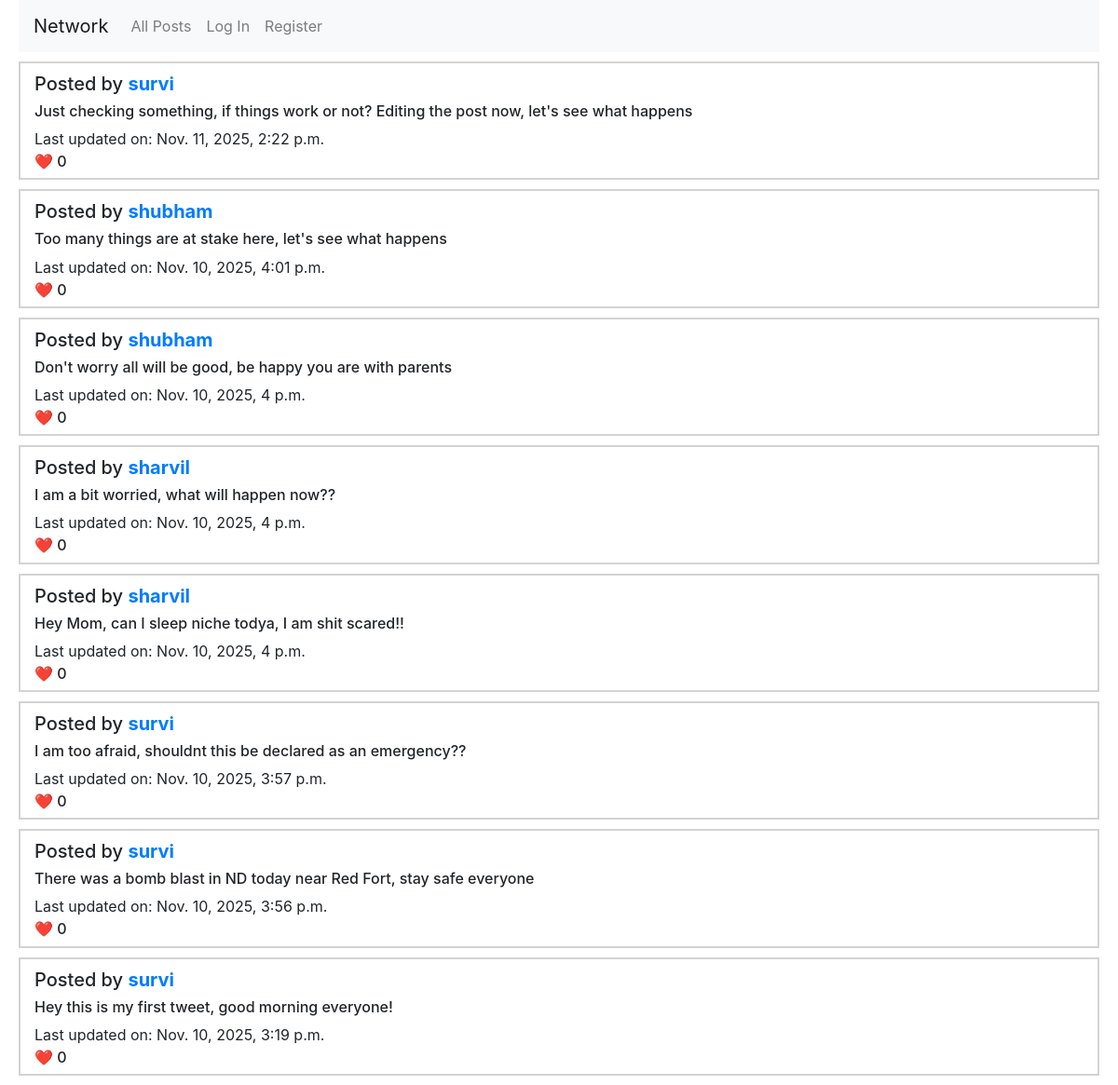
The page / on the database its author committed.
### network/models.py (models this page shows)
class Post(models.Model):
    posted_by = models.ForeignKey(User, on_delete=models.CASCADE, related_name="poster") ##relates to the user table/object
    post_details = models.TextField() ##textfield for inlmiited length
    created_at = models.DateTimeField(auto_now_add=True)  # Set once
    updated_at = models.DateTimeField(auto_now=True)      # Updates every save
    is_edited = models.BooleanField(default=False)
    def __str__(self):
        return f"Post made by {self.posted_by} on {self.created_at} and it says {self.post_details}"

class User(AbstractUser):
    pass

### network/views.py (the view)
# urls.py: path("", views.index, name="index"),
def index(request):
    all_Posts = Post.objects.all().order_by('-updated_at')
    print(all_Posts)
    return render(request, "network/index.html", {
        "posts": all_Posts
    })

### network/templates/network/index.html (shortened to what this page needs)
{% extends "network/layout.html" %}
{% block body %}
    {% if posts %}
        {% for post in posts %}
            <div class = "individualPost">
                <h5>Posted by <strong> <a id = "userProfile" href = "{% url 'profilePage' post.posted_by.username %}">{{ post.posted_by.username }} </a></strong></h5>
                <h6 class = "actualPostDetails"> {{ post.post_details }}</h6>
                <h7> Last updated on: {{ post.updated_at }}</h7>
                <br>
                <h6 class="likes" data-postid="{{ post.id }}" data-state="Like" data-user="{{ user.username }}" data-count="{{ post.likes.count }}"> <span>❤️</span> {{ post.likes.count }}</h6>
            </div>
        {% endfor %}
    {% endif %}
{% endblock %}

### network/templates/network/layout.html (shortened to what this page needs)
{% load static %}
<!DOCTYPE html>
<html lang="en">
    <head>
        <link rel="stylesheet" href="https://stackpath.bootstrapcdn.com/bootstrap/4.4.1/css/bootstrap.min.css">
        <link href="{% static 'network/styles.css' %}" rel="stylesheet">
    </head>
    <body>
        <nav class="navbar navbar-expand-lg navbar-light bg-light">
            <a class="navbar-brand" href="#">Network</a>
            <div>
              <ul class="navbar-nav mr-auto">
                <li class="nav-item">
                  <a class="nav-link" href="{% url 'index' %}">All Posts</a>
                </li>
                {% if user.is_authenticated %}
                    <li class="nav-item">
                        <a class="nav-link" href="{% url 'followingPage' %}">Following</a>
                    </li>
                    <li class="nav-item">
                        <a class="nav-link" href="{% url 'logout' %}">Log Out</a>
                    </li>
                {% else %}
                    <li class="nav-item">
                        <a class="nav-link" href="{% url 'login' %}">Log In</a>
                    </li>
                    <li class="nav-item">
                        <a class="nav-link" href="{% url 'register' %}">Register</a>
                    </li>
                {% endif %}
              </ul>
            </div>
          </nav>
        <div class="body">
            {% block body %}
            {% endblock %}
        </div>
    </body>
</html>

### network/templates/network/index.html (style rules this page uses)
body { margin-left: 20px; margin-right: 20px; }
.individualPost { padding-left: 15px; border: solid 2px ; border-color: lightgray; margin-top: 10px; padding-top: 10px; margin-bottom: 10px; }
#userProfile { cursor: pointer; }
.likes { cursor: pointer; display: inline-block; }

### rows shown on the page
Post: posted_by.username "survi", post_details "Just checking something, if things work or not? Editing the post now, let's see what happens", updated_at "Nov. 11, 2025, 2:22 p.m.", likes.count "0"
Post: posted_by.username "shubham", post_details "Too many things are at stake here, let's see what happens", updated_at "Nov. 10, 2025, 4:01 p.m.", likes.count "0"
Post: posted_by.username "shubham", post_details "Don't worry all will be good, be happy you are with parents", updated_at "Nov. 10, 2025, 4 p.m.", likes.count "0"
Post: posted_by.username "sharvil", post_details "I am a bit worried, what will happen now??", updated_at "Nov. 10, 2025, 4 p.m.", likes.count "0"
Post: posted_by.username "sharvil", post_details "Hey Mom, can I sleep niche todya, I am shit scared!!", updated_at "Nov. 10, 2025, 4 p.m.", likes.count "0"
Post: posted_by.username "survi", post_details "I am too afraid, shouldnt this be declared as an emergency??", updated_at "Nov. 10, 2025, 3:57 p.m.", likes.count "0"
Post: posted_by.username "survi", post_details "There was a bomb blast in ND today near Red Fort, stay safe everyone", updated_at "Nov. 10, 2025, 3:56 p.m.", likes.count "0"
Post: posted_by.username "survi", post_details "Hey this is my first tweet, good morning everyone!", updated_at "Nov. 10, 2025, 3:19 p.m.", likes.count "0"
